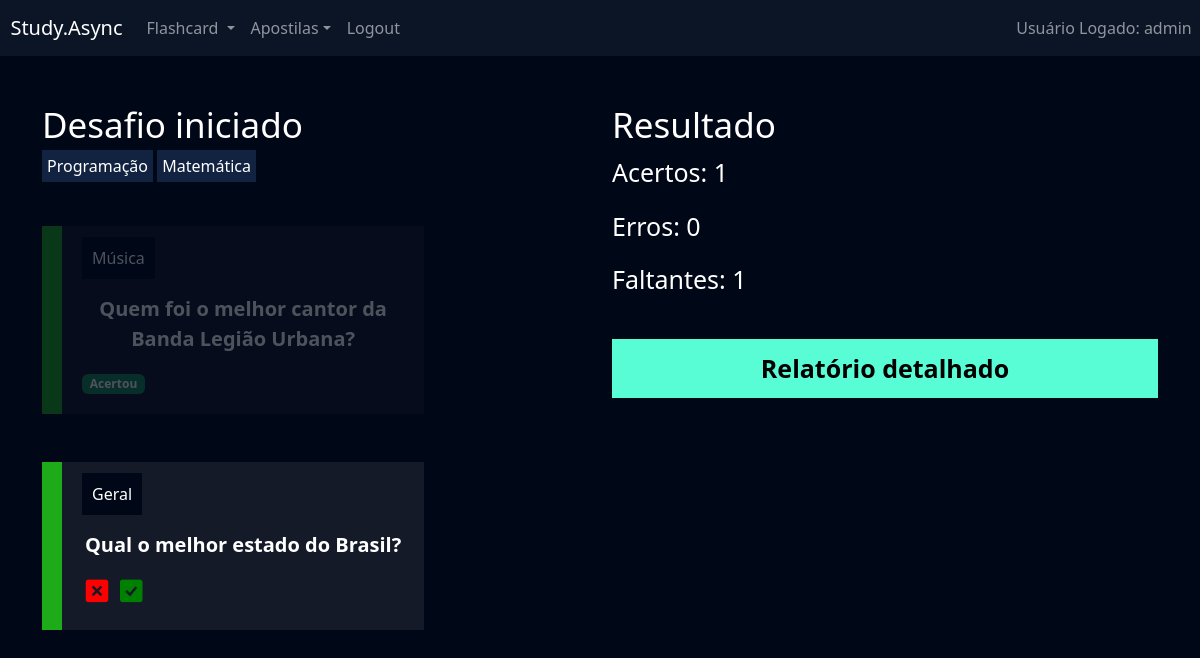
The page /flashcard/desafio/3 (signed in) on the database as committed earlier.
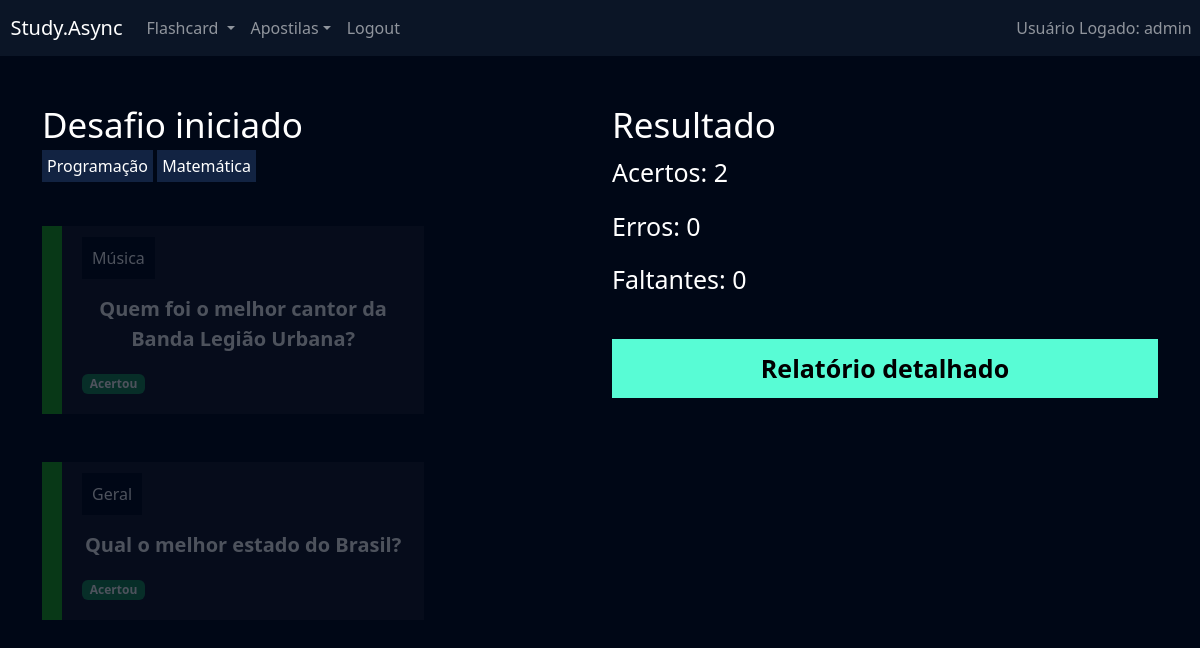
The same page on the database as committed later.
### flashcard/models.py (models this page shows, shortened)
class FlashcardDesafio(models.Model):
    flashcard = models.ForeignKey(Flashcard, on_delete=models.DO_NOTHING)
    respondido = models.BooleanField(default=False)
    acertou = models.BooleanField(default=False)

class Flashcard(models.Model):
    DIFICULDADE_CHOICES = (('D', 'Difícil'), ('M', 'Médio'), ('F', 'Fácil'))
    user = models.ForeignKey(User, on_delete=models.DO_NOTHING)
    pergunta = models.CharField(max_length=100)
    resposta = models.TextField()
    categoria = models.ForeignKey(Categoria, on_delete=models.DO_NOTHING)
    dificuldade = models.CharField(max_length=1, choices=DIFICULDADE_CHOICES)
    @property
    def css_dificuldade(self):
        if self.dificuldade == 'F':
            return 'flashcard-facil'
        elif self.dificuldade == 'M':
            return 'flashcard-medio'
        elif self.dificuldade == 'D':
            return 'flashcard-dificil'

class Categoria(models.Model):
    nome = models.CharField(max_length=20)
    def __str__(self):
        return self.nome

### flashcard/views.py (the view)
# urls.py: path('desafio/<int:id>', views.desafio, name='desafio'),
def desafio(request, id):
    desafio = Desafio.objects.get(id=id)
    if not desafio.user == request.user:
        raise Http404()
    if request.method == 'GET':
        acertos = desafio.flashcards.filter(respondido=True).filter(acertou=True).count()
        erros = desafio.flashcards.filter(respondido=True).filter(acertou=False).count()
        faltantes = desafio.flashcards.filter(respondido=False).count()
    return render(request, 'desafio.html', {'desafio': desafio, 'acertos': acertos, 'erros': erros, 'faltantes': faltantes})

### flashcard/templates/desafio.html (shortened to what this page needs)
{% extends "base.html" %}
{% load static %}
{% block 'cabecalho' %}
    <link href="{% static 'usuarios/css/cadastro.css' %}" rel="stylesheet">
    <link href="{% static 'flashcard/css/novo_flashcard.css' %}" rel="stylesheet">
    <link href="{% static 'flashcard/css/iniciar_desafio.css' %}" rel="stylesheet">
    <link href="{% static 'flashcard/css/desafio.css' %}" rel="stylesheet">
    <link href='https://unpkg.com/boxicons@2.1.4/css/boxicons.min.css' rel='stylesheet'>
{% endblock 'cabecalho' %}
{% block 'conteudo' %}
    {% include "partials/header.html"%}
    <div class="container">
        <br>
        <br>
        <div class="row">
            <div class="col-md">
                <h3 class="fonte-secundaria" >Desafio iniciado</h3>
                <span class="badge-categoria">Programação</span>
                <span class="badge-categoria" >Matemática</span>
                <br>
                <br>
                <br>
                {% for flash in desafio.flashcards.all %}
                    <div class="box-new-flashcard {% if flash.respondido %}op2{% endif %}">
                        <div class="flashcard  {{flash.flashcard.css_dificuldade}}">
                            <div class="flashcard-categoria">
                                {{flash.flashcard.categoria}}
                            </div>
                            <br>
                            <br>
                            <div class="flashcard-box-item" onclick="flip_card(' {{flash.id}} ')">
                                <p class="flashcard-item">{{flash.flashcard.pergunta}}</p>
                            </div>
                            {% if not flash.respondido %}
                              <div class="responder">
                                  <a href="{% url 'responder_flashcard' flash.id %}?acertou=0&desafio_id={{desafio.id}}"><i class='bx bxs-x-square icone-vermelho'></i></a>
                                  <a href="{% url 'responder_flashcard' flash.id %}?acertou=1&desafio_id={{desafio.id}}"><i class='bx bxs-check-square icone-verde' ></i></a>
                              </div>
                            {% else %}
                              {% if flash.acertou %}
                                  <span class="badge bg-success">Acertou </span>
                              {% else %}
                                  <span class="badge bg-danger">Errou</span>
                              {% endif%}
                            {% endif %}
                        </div>
                    </div>
                    <br>
                    <br>
                {% endfor %}
            </div>
            <div class="col-md">
                <h3 class="fonte-secundaria">Resultado</h3>
                <p class="fonte-p">Acertos: {{acertos}} </p>
                <p class="fonte-p">Erros: {{erros}} </p>
                <p class="fonte-p">Faltantes: {{faltantes}} </p>
                <br>
                <a class="btn-cadastro btn-desafio" href="{% url 'relatorio' desafio.id %}">Relatório detalhado</a>
            </div>
        </div>
    </div>
{% endblock 'conteudo' %}

Rows that differ between the two databases and show on the page:
changed FlashcardDesafio "Qual o melhor estado do Brasil?": now shows "Acertou"
Other text that changed with them:
{{ acertos }}: "1" → "2"
{{ faltantes }}: "1" → "0"
